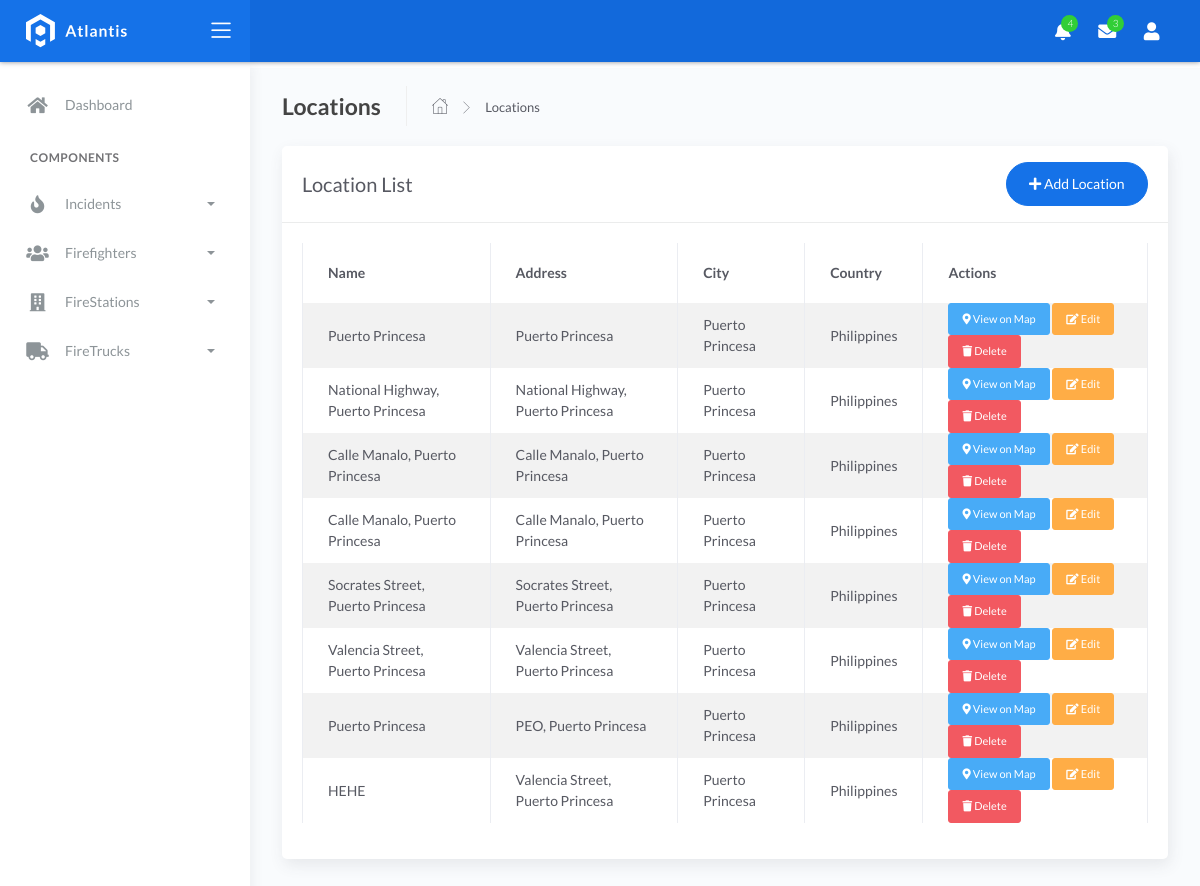
Page /locations/ on the committed database.
### fire/models.py (models this page shows, shortened)
class BaseModel(models.Model):
    created_at = models.DateTimeField(auto_now_add=True, db_index=True)
    updated_at = models.DateTimeField(auto_now=True)
    class Meta:
        abstract = True

class Locations(BaseModel):
    name = models.CharField(max_length=150)
    latitude = models.DecimalField(
        max_digits=22,
        decimal_places=16,
        null=True,
        blank=True,
        help_text="Latitude coordinate of the location"
    )
    longitude = models.DecimalField(
        max_digits=22,
        decimal_places=16,
        null=True,
        blank=True,
        help_text="Longitude coordinate of the location"
    )
    address = models.CharField(
        max_length=500,  # Increased to accommodate full addresses
        blank=True,
        help_text="Full address from geocoding"
    )
    city = models.CharField(
        max_length=150,
        blank=True,
        help_text="City name"
    )
    country = models.CharField(
        max_length=150,
        blank=True,
        help_text="Country name"
    )

### fire/views.py (the view)
# urls.py: path('locations/', LocationListView.as_view(), name='location-list'),
class LocationListView(ListView):
    model = Locations
    template_name = 'location_list.html'
    context_object_name = 'locations'

### templates/location_list.html
{% extends 'base.html' %}
{% load static %}
{% block content %}
<div class="page-inner">
  <div class="page-header">
    <h4 class="page-title">Locations</h4>
    <ul class="breadcrumbs">
      <li class="nav-home">
        <a href="{% url 'home' %}">
          <i class="flaticon-home"></i>
        </a>
      </li>
      <li class="separator">
        <i class="flaticon-right-arrow"></i>
      </li>
      <li class="nav-item">
        <a href="#">Locations</a>
      </li>
    </ul>
  </div>
  <div class="row">
    <div class="col-md-12">
      <div class="card">
        <div class="card-header">
          <div class="d-flex align-items-center">
            <h4 class="card-title">Location List</h4>
            <a href="{% url 'location-create' %}" class="btn btn-primary btn-round ml-auto">
              <i class="fa fa-plus"></i>
              Add Location
            </a>
          </div>
        </div>
        <div class="card-body">
          <div class="table-responsive">
            <table class="table table-striped table-bordered">
              <thead>
                <tr>
                  <th>Name</th>
                  <th>Address</th>
                  <th>City</th>
                  <th>Country</th>
                  <th>Actions</th>
                </tr>
              </thead>
              <tbody>
                {% for location in locations %}
                <tr>
                  <td>{{ location.name }}</td>
                  <td>{{ location.address }}</td>
                  <td>{{ location.city }}</td>
                  <td>{{ location.country }}</td>
                  <td>
                    <a href="{% url 'map_station' %}?lat={{ location.latitude }}&lng={{ location.longitude }}" class="btn btn-info btn-sm" title="View on Map">
                      <i class="fas fa-map-marker-alt"></i> View on Map
                    </a>
                    <a href="{% url 'location-update' location.id %}" class="btn btn-warning btn-sm" title="Edit Location">
                      <i class="fa fa-edit"></i> Edit
                    </a>
                    <a href="{% url 'location-delete' location.id %}" class="btn btn-danger btn-sm" title="Delete Location">
                      <i class="fa fa-trash"></i> Delete
                    </a>
                  </td>
                </tr>
                {% endfor %}
              </tbody>
            </table>
          </div>
        </div>
      </div>
    </div>
  </div>
</div>
{% endblock %}

### rows in the picture
Locations: name "Puerto Princesa", address "Puerto Princesa", city "Puerto Princesa", country "Philippines"
Locations: name "National Highway, Puerto Princesa", address "National Highway, Puerto Princesa", city "Puerto Princesa", country "Philippines"
Locations: name "Calle Manalo, Puerto Princesa", address "Calle Manalo, Puerto Princesa", city "Puerto Princesa", country "Philippines"
Locations: name "Calle Manalo, Puerto Princesa", address "Calle Manalo, Puerto Princesa", city "Puerto Princesa", country "Philippines"
Locations: name "Socrates Street, Puerto Princesa", address "Socrates Street, Puerto Princesa", city "Puerto Princesa", country "Philippines"
Locations: name "Valencia Street, Puerto Princesa", address "Valencia Street, Puerto Princesa", city "Puerto Princesa", country "Philippines"
Locations: name "Puerto Princesa", address "PEO, Puerto Princesa", city "Puerto Princesa", country "Philippines"
Locations: name "HEHE", address "Valencia Street, Puerto Princesa", city "Puerto Princesa", country "Philippines"
